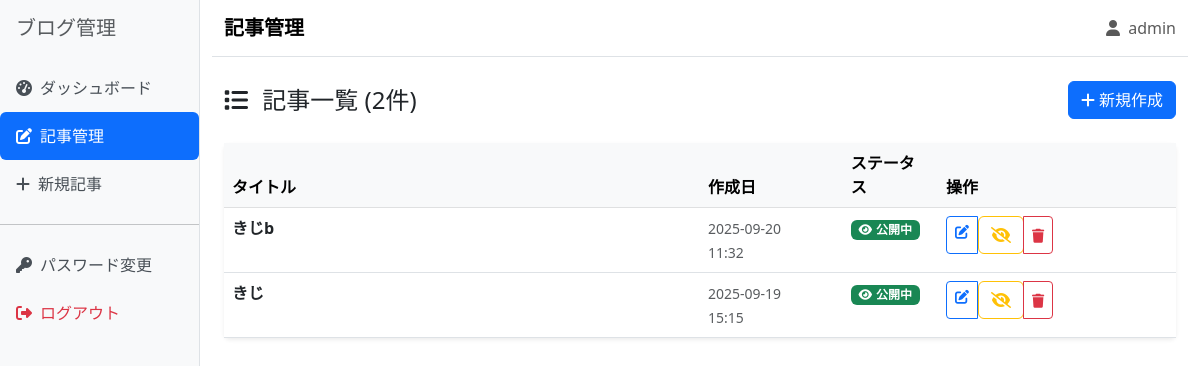
The app's page /admin/posts (signed in), older data.
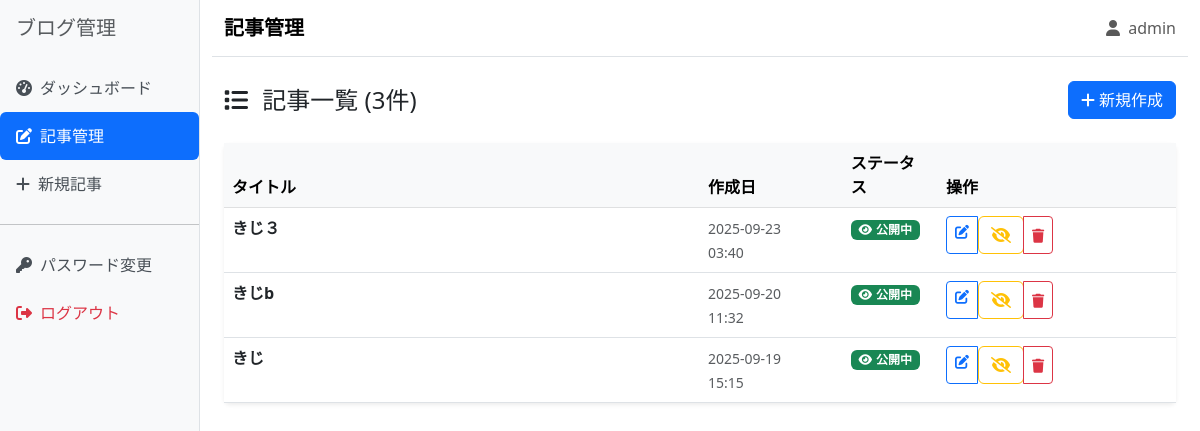
The same page, newer data.
### app.py (models this page shows, shortened)
class Post(db.Model):
    __tablename__ = 'posts'
    id = db.Column(db.Integer, primary_key=True)
    title = db.Column(db.String(200), nullable=False)
    content = db.Column(db.Text, nullable=False)
    created_at = db.Column(db.DateTime, default=datetime.utcnow)
    updated_at = db.Column(db.DateTime, default=datetime.utcnow, onupdate=datetime.utcnow)
    is_published = db.Column(db.Boolean, default=False)

### app.py (the view)
@app.route('/admin/posts')
@login_required
def admin_posts():
    posts = Post.query.order_by(Post.created_at.desc()).all()
    posts_tuple = [
        (post.id, post.title, post.created_at.strftime('%Y-%m-%d %H:%M:%S'), post.is_published)
        for post in posts
    ]
    return render_template('admin/posts.html', posts=posts_tuple)

### app.py (called while the page is built)
def login_required(f):
    @wraps(f)
    def decorated_function(*args, **kwargs):
        if 'admin_logged_in' not in session:
            flash('ログインが必要です', 'error')
            return redirect(url_for('login'))
        return f(*args, **kwargs)
    return decorated_function

### templates/admin/posts.html (shortened to what this page needs)
{% extends "admin/base.html" %}
{% block page_title %}記事管理{% endblock %}
{% block content %}
<div class="d-flex justify-content-between align-items-center mb-4">
    <h4 class="mb-0">
        <i class="fas fa-list me-2"></i>
        記事一覧 ({{ posts|length }}件)
    </h4>
    <a href="{{ url_for('admin_post_new') }}" class="btn btn-primary">
        <i class="fas fa-plus me-1"></i>新規作成
    </a>
</div>
{% if posts %}
<div class="card">
    <div class="card-body p-0">
        <div class="table-responsive">
            <table class="table table-hover mb-0">
                <thead class="table-light">
                    <tr>
                        <th style="width: 50%">タイトル</th>
                        <th style="width: 15%">作成日</th>
                        <th style="width: 10%">ステータス</th>
                        <th style="width: 25%">操作</th>
                    </tr>
                </thead>
                <tbody>
                    {% for post in posts %}
                    <tr>
                        <td>
                            <div>
                                <strong>{{ post[1] }}</strong>
                            </div>
                        </td>
                        <td>
                            <small class="text-muted">
                                {{ post[2][:10] }}<br>
                                {{ post[2][11:16] }}
                            </small>
                        </td>
                        <td>
                            {% if post[3] %}
                                <span class="badge bg-success">
                                    <i class="fas fa-eye me-1"></i>公開中
                                </span>
                            {% else %}
                                <span class="badge bg-secondary">
                                    <i class="fas fa-file me-1"></i>下書き
                                </span>
                            {% endif %}
                        </td>
                        <td>
                            <div class="btn-group btn-group-sm">
                                <a href="{{ url_for('admin_post_edit', post_id=post[0]) }}"
                                   class="btn btn-outline-primary" title="編集">
                                    <i class="fas fa-edit"></i>
                                </a>
                                <form method="POST" action="{{ url_for('admin_post_toggle', post_id=post[0]) }}"
                                      style="display: inline-block;">
                                    <button type="submit"
                                            class="btn btn-outline-{{ 'warning' if post[3] else 'success' }}"
                                            title="{{ '非公開にする' if post[3] else '公開する' }}">
                                        <i class="fas fa-{{ 'eye-slash' if post[3] else 'eye' }}"></i>
                                    </button>
                                </form>
                                <button type="button" class="btn btn-outline-danger"
                                        onclick="confirmDelete({{ post[0] }}, '{{ post[1] }}')" title="削除">
                                    <i class="fas fa-trash"></i>
                                </button>
                            </div>
                        </td>
                    </tr>
                    {% endfor %}
                </tbody>
            </table>
        </div>
    </div>
</div>
{% endif %}
{% endblock %}

Row changes from the older to the newer data that the page shows:
added Post: title "きじ３", post "2025-09-23", post "03:40"
Text that changed along with them:
{{ posts|length }}: "2" → "3"
